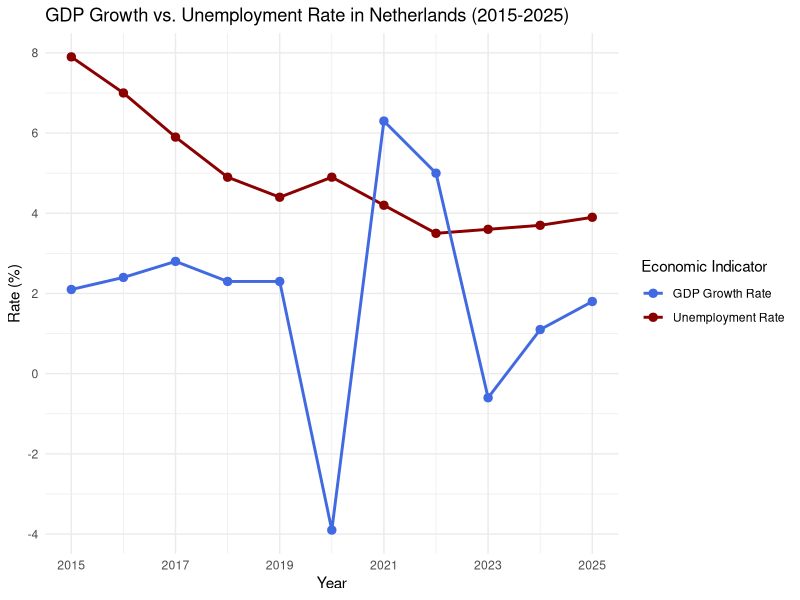

This chart was generated by the following R code: (Note: this script raises an error after producing the figure.)
## ---- chunk 1
library(tidyverse)
library(maps)

# Load data
gdp_data           <- read_csv("data/raw_gdp.csv")
unemployment_sex   <- read_csv("data/raw_unemployment_sex.csv")
unemployment_youth <- read_csv("data/raw_unemployment_youth.csv")

# Clean data
gdp_clean <- gdp_data %>% 
  filter(geo == "Netherlands") %>%
  select(TIME_PERIOD, OBS_VALUE) %>%
  rename(Year = TIME_PERIOD, GDP_Growth = OBS_VALUE) %>%
  filter(!is.na(GDP_Growth))

unemp_clean <- unemployment_sex %>% 
  filter(geo == "Netherlands") %>%
  select(TIME_PERIOD, OBS_VALUE) %>%
  rename(Year = TIME_PERIOD, Unemp_Rate = OBS_VALUE) %>%
  mutate(Unemp_Rate = ifelse(Unemp_Rate == -99, NA, Unemp_Rate)) %>%
  filter(!is.na(Unemp_Rate))

youth_clean <- unemployment_youth %>% 
  filter(geo == "Netherlands") %>%
  select(TIME_PERIOD, OBS_VALUE) %>%
  rename(Year = TIME_PERIOD, Youth_Unemp_Rate = OBS_VALUE) %>%
  mutate(Youth_Unemp_Rate = ifelse(Youth_Unemp_Rate == -99, NA, Youth_Unemp_Rate)) %>%
  filter(!is.na(Youth_Unemp_Rate))

# Merge and engineer variables
combined_data <- gdp_clean %>%
  left_join(unemp_clean, by = "Year") %>%
  left_join(youth_clean, by = "Year") %>%
  mutate(Youth_Vulnerability_Ratio = Youth_Unemp_Rate / Unemp_Rate)
## ---- chunk 2
ggplot(data = combined_data, aes(x = Year)) +
  geom_line(aes(y = Unemp_Rate, color = "Unemployment Rate"), linewidth = 1) +
  geom_point(aes(y = Unemp_Rate, color = "Unemployment Rate"), size = 2.5) +
  
  geom_line(aes(y = GDP_Growth, color = "GDP Growth Rate"), linewidth = 1) +
  geom_point(aes(y = GDP_Growth, color = "GDP Growth Rate"), size = 2.5) +
  
  scale_color_manual(values = c("Unemployment Rate" = "darkred", "GDP Growth Rate" = "royalblue")) +
  scale_x_continuous(breaks = seq(2015, 2025, by = 2)) +
  scale_y_continuous(breaks = seq(-4, 10, by = 2)) +
  theme_minimal() +
  labs(
    title = "GDP Growth vs. Unemployment Rate in Netherlands (2015-2025)",
    x = "Year",
    y = "Rate (%)",
    color = "Economic Indicator"
  )
## ---- chunk 3
# Build the data the map needs
europe_map <- map_data("world") %>%
  filter(region %in% c("Netherlands", "Germany", "Belgium", "France",
                       "Italy", "Spain", "Austria", "Denmark"))

europe_unemp_2020 <- unemployment_sex %>%
  filter(TIME_PERIOD == 2020) %>%
  rename(region = geo)

map_data_joined <- left_join(europe_map, europe_unemp_2020, by = "region")

country_labels <- map_data_joined %>%
  group_by(region) %>%
  summarise(
    long = mean(range(long)),
    lat = mean(range(lat)),
    Unemp_Rate = first(OBS_VALUE)
  ) %>%
  mutate(
    lat = case_when(
      region == "Netherlands" ~ lat + 1.0,
      region == "Belgium" ~ lat - 0.6,
      TRUE ~ lat
    ),
    long = case_when(
      region == "Netherlands" ~ long - 0.5,
      region == "Belgium" ~ long - 0.9,
      region == "Germany" ~ long + 0.6,
      TRUE ~ long
    )
  )

# Neutral background of surrounding countries
europe_bg <- map_data("world") %>%
  filter(region %in% c("Netherlands", "Germany", "Belgium", "France", "Italy",
                       "Spain", "Austria", "Denmark", "Portugal", "Switzerland",
                       "UK", "Ireland", "Luxembourg", "Czech Republic", "Poland",
                       "Slovenia", "Croatia", "Slovakia", "Hungary", "Norway",
                       "Sweden"))

# The map
ggplot() +
  geom_polygon(data = europe_bg, aes(x = long, y = lat, group = group),
               fill = "gray80", color = "white", linewidth = 0.3) +
  geom_polygon(data = map_data_joined,
               aes(x = long, y = lat, group = group, fill = OBS_VALUE),
               color = "white", linewidth = 0.3) +
  geom_point(data = data.frame(long = NA, lat = NA, grp = "Not available"),
             aes(x = long, y = lat, shape = grp), fill = "gray80",
             color = "gray40", size = 4) +
  scale_fill_gradient(low = "royalblue", high = "firebrick",
                      na.value = "gray80", name = "Unemployment (%)") +
  scale_shape_manual(name = NULL, values = c("Not available" = 22)) +
  geom_label(data = country_labels,
             aes(x = long, y = lat, label = paste0(region, "\n", Unemp_Rate, "%")),
             inherit.aes = FALSE,
             fill = "white", color = "black", size = 3.0, fontface = "bold",
             label.padding = unit(0.2, "lines"), label.size = 0.15) +
  coord_fixed(1.3, xlim = c(-10, 20), ylim = c(35, 58)) +
  theme_minimal() +
  labs(title = "Western Europe Unemployment (2020)", x = "Longitude", y = "Latitude")
## ---- chunk 4
df_total <- unemp_clean %>%
  rename(Unemployment_Rate = 2) %>%
  mutate(Demographic_Group = "Total Unemployment")

df_youth <- youth_clean %>%
  filter(Year >= 2015 & Year <= 2025) %>%
  rename(Unemployment_Rate = 2) %>%
  mutate(Demographic_Group = "Youth Unemployment")

youth_data <- bind_rows(df_total, df_youth)

# Compute IQR bounds per group for labelling
iqr_labels <- youth_data %>%
  group_by(Demographic_Group) %>%
  summarise(
    q1 = quantile(Unemployment_Rate, 0.25),
    q3 = quantile(Unemployment_Rate, 0.75),
    iqr = q3 - q1
  ) %>%
  mutate(label = paste0("IQR: ", round(iqr, 1), " ppt"))
ggplot(data = youth_data, aes(x = Demographic_Group, y = Unemployment_Rate, fill = Demographic_Group)) +
  geom_boxplot(alpha = 0.7, width = 0.5, outlier.shape = NA) +
  geom_jitter(width = 0.12, size = 1.8, alpha = 0.6) +
  geom_text(data = iqr_labels,
            aes(x = Demographic_Group, y = q3, label = label),
            inherit.aes = FALSE,
            hjust = -0.25, vjust = -0.5, size = 3.2, fontface = "italic") +
  scale_fill_manual(values = c("Total Unemployment" = "darkred", "Youth Unemployment" = "orange")) +
  ylim(2.5, 13) +
  theme_minimal() +
  theme(legend.position = "none") +
  labs(
    title = "Distribution of Youth vs. Total Unemployment (2015–2025)",
    x = NULL,
    y = "Unemployment Rate (%)"
  )
## ---- chunk 5
temporal_changes <- combined_data %>%
  arrange(Year) %>%
  mutate(
    Ppt_Change = Unemp_Rate - lag(Unemp_Rate),
    x_mid = (Year + lag(Year)) / 2,
    y_mid = (Unemp_Rate + lag(Unemp_Rate)) / 2,
    Label_Text = ifelse(Ppt_Change > 0, 
                        paste0("+", round(Ppt_Change, 1), "%"), 
                        paste0(round(Ppt_Change, 1), "%"))
  ) %>%
  filter(!is.na(Ppt_Change))

ggplot(data = combined_data, aes(x = Year, y = Unemp_Rate)) +
  geom_line(color = "darkred", linewidth = 1) +
  geom_point(color = "darkred", size = 2.5) +
  geom_vline(xintercept = 2020, linetype = "dashed", color = "black", linewidth = 0.8) +
  annotate("text", x = 2020.2, y = 7, label = "COVID-19 Shock (2020)", hjust = 0, fontface = "bold") +
  
  geom_label(data = temporal_changes, 
             aes(x = x_mid, y = y_mid, label = Label_Text),
             fill = "white", color = "gray20", size = 2.8, fontface = "bold",
             label.padding = unit(0.15, "lines"), label.size = 0.1) +
             
  scale_x_continuous(breaks = seq(2015, 2025, by = 2)) +
  theme_minimal() +
  labs(title = "Dutch Unemployment Rate (2015-2025)", x = "Year", y = "Unemployment Rate (%)") +
  ylim(1.5, 9)
